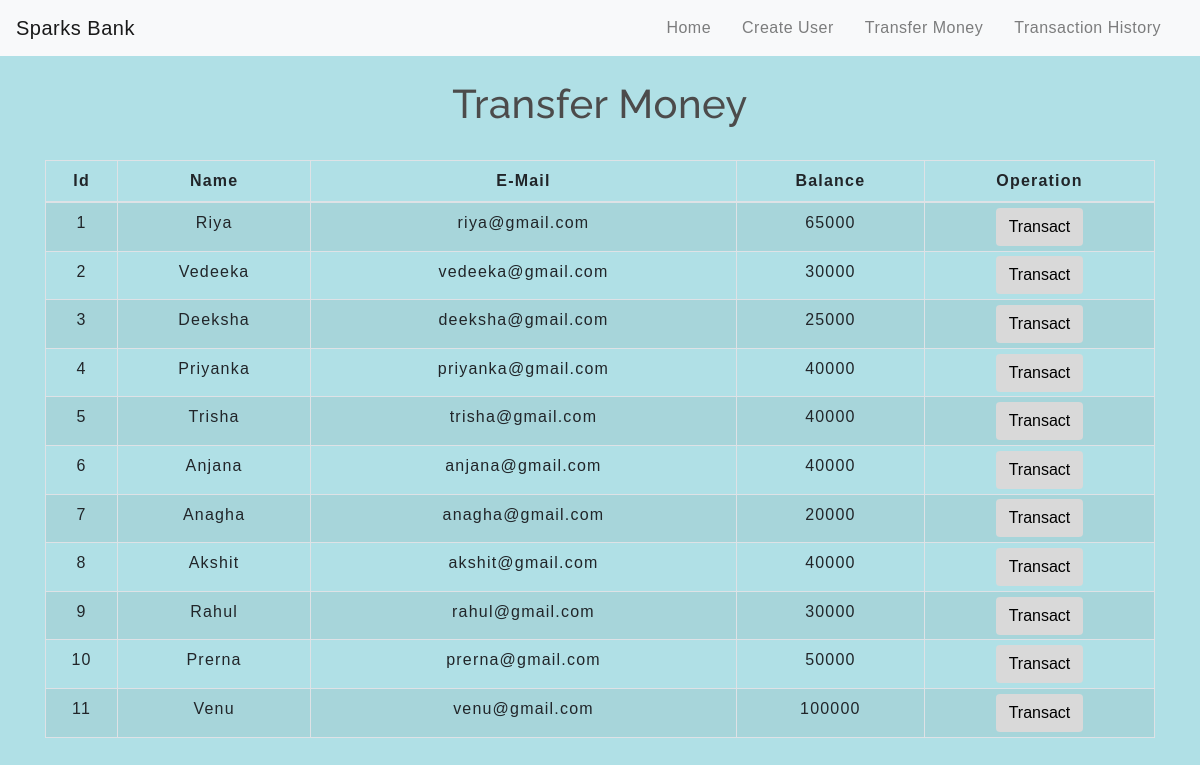
The app's page /transfermoney.php with its own data.
### tables this page shows
CREATE TABLE `users` (
  `id` int(3) NOT NULL,
  `name` text NOT NULL,
  `email` varchar(30) NOT NULL,
  `balance` int(8) NOT NULL
);

### transfermoney.php (the view, shortened to what this page needs)
<!DOCTYPE html>
<html lang="en">
<head>
    <link rel="stylesheet" href="https://maxcdn.bootstrapcdn.com/bootstrap/4.0.0/css/bootstrap.min.css">
    <link rel="stylesheet" type="text/css" href="css/table.css">
    <link rel="stylesheet" type="text/css" href="css/navbar.css">
</head>
<body>
<body style="background-color:powderblue;">
<?php
    include 'config.php';
    $sql = "SELECT * FROM users";
    $result = mysqli_query($conn,$sql);
?>
<?php
  include 'navbar.php';
?>
<div class="container">
        <h2 class="text-center pt-4">Transfer Money</h2>
        <br>
            <div class="row">
                <div class="col">
                    <div class="table-responsive-sm">
                    <table class="table table-hover table-sm table-striped table-condensed table-bordered">
                        <thead>
                            <tr>
                            <th scope="col" class="text-center py-2">Id</th>
                            <th scope="col" class="text-center py-2">Name</th>
                            <th scope="col" class="text-center py-2">E-Mail</th>
                            <th scope="col" class="text-center py-2">Balance</th>
                            <th scope="col" class="text-center py-2">Operation</th>
                            </tr>
                        </thead>
                        <tbody>
                <?php
                    while($rows=mysqli_fetch_assoc($result)){
                ?>
                    <tr>
                        <td class="py-2"><?php echo $rows['id'] ?></td>
                        <td class="py-2"><?php echo $rows['name']?></td>
                        <td class="py-2"><?php echo $rows['email']?></td>
                        <td class="py-2"><?php echo $rows['balance']?></td>
                        <td><a href="selecteduserdetail.php?id= <?php echo $rows['id'] ;?>"> <button type="button" class="btn">Transact</button></a></td>
                    </tr>
                <?php
                    }
                ?>
                        </tbody>
                    </table>
                    </div>
                </div>
            </div>
         </div>
</body>
</html>

### navbar.php (shortened to what this page needs)
<nav class="navbar navbar-expand-md navbar-light bg-light">
<a class="navbar-brand" href="index.php">Sparks Bank</a>
<div class="collapse navbar-collapse" id="collapsibleNavbar">
      <ul class="navbar-nav ml-auto">
        <li class="nav-item">
          <a class="nav-link" href="index1.php">Home</a>
        </li>
        <li class="nav-item">
          <a class="nav-link" href="createuser.php">Create User</a>
        </li>
        <li class="nav-item">
          <a class="nav-link" href="transfermoney.php">Transfer Money</a>
        </li>
        <li class="nav-item">
          <a class="nav-link" href="transactionhistory.php">Transaction History</a>
        </li>
    </div>
 </nav>

### css/table.css (style rules this page uses)
* { padding: 0; margin: 0; box-sizing: border-box; font-family: sans-serif; }
h2 { font-size: 40px; }
table { letter-spacing: 1.2px; }
td { text-align: center; }
button { border:none; background: #d9d9d9; transition: 1s; }

### css/navbar.css (style rules this page uses)
.nav-link { margin-right: 15px; color:#2F363F; letter-spacing: 0.5px; transition: 0.5s; }
.navbar-brand { color: #4C4B4B; letter-spacing: 0.5px; }
h2 { color: #4C4B4B; letter-spacing: 0.5px; font-family: raleway; }

### transfermoney.php (style rules this page uses)
button { transition: 1.5s; }

### records on screen
users: id "1", name "Riya", email "riya@gmail.com", balance "65000"
users: id "2", name "Vedeeka", email "vedeeka@gmail.com", balance "30000"
users: id "3", name "Deeksha", email "deeksha@gmail.com", balance "25000"
users: id "4", name "Priyanka", email "priyanka@gmail.com", balance "40000"
users: id "5", name "Trisha", email "trisha@gmail.com", balance "40000"
users: id "6", name "Anjana", email "anjana@gmail.com", balance "40000"
users: id "7", name "Anagha", email "anagha@gmail.com", balance "20000"
users: id "8", name "Akshit", email "akshit@gmail.com", balance "40000"
users: id "9", name "Rahul", email "rahul@gmail.com", balance "30000"
users: id "10", name "Prerna", email "prerna@gmail.com", balance "50000"
users: id "11", name "Venu", email "venu@gmail.com", balance "100000"
